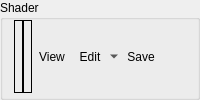
        <widget class="QGroupBox" name="hsShaderGroup">
         <property name="sizePolicy">
          <sizepolicy hsizetype="Preferred" vsizetype="Minimum">
           <horstretch>0</horstretch>
           <verstretch>0</verstretch>
          </sizepolicy>
         </property>
         <property name="title">
          <string>Shader</string>
         </property>
         <layout class="QHBoxLayout" name="horizontalLayout_7">
          <property name="spacing">
           <number>0</number>
          </property>
          <property name="topMargin">
           <number>0</number>
          </property>
          <property name="bottomMargin">
           <number>4</number>
          </property>
          <item>
           <widget class="RDLabel" name="hsShader">
            <property name="sizePolicy">
             <sizepolicy hsizetype="Minimum" vsizetype="MinimumExpanding">
              <horstretch>0</horstretch>
              <verstretch>0</verstretch>
             </sizepolicy>
            </property>
            <property name="frameShape">
             <enum>QFrame::Box</enum>
            </property>
           </widget>
          </item>
          <item>
           <widget class="RDLabel" name="hsShaderDebug">
            <property name="sizePolicy">
             <sizepolicy hsizetype="Minimum" vsizetype="MinimumExpanding">
              <horstretch>0</horstretch>
              <verstretch>0</verstretch>
             </sizepolicy>
            </property>
            <property name="frameShape">
             <enum>QFrame::Box</enum>
            </property>
           </widget>
          </item>
          <item>
           <widget class="QToolButton" name="hsShaderViewButton">
            <property name="cursor">
             <cursorShape>PointingHandCursor</cursorShape>
            </property>
            <property name="toolTip">
             <string>Open Shader Source</string>
            </property>
            <property name="text">
             <string>View</string>
            </property>
            <property name="icon">
             <iconset resource="../../Resources/resources.qrc">
              <normaloff>:/action.png</normaloff>:/action.png</iconset>
            </property>
            <property name="toolButtonStyle">
             <enum>Qt::ToolButtonTextBesideIcon</enum>
            </property>
            <property name="autoRaise">
             <bool>true</bool>
            </property>
           </widget>
          </item>
          <item>
           <widget class="QToolButton" name="hsShaderEditButton">
            <property name="toolTip">
             <string>Edit Shader</string>
            </property>
            <property name="text">
             <string>Edit</string>
            </property>
            <property name="icon">
             <iconset resource="../../Resources/resources.qrc">
              <normaloff>:/page_white_edit.png</normaloff>:/page_white_edit.png</iconset>
            </property>
            <property name="popupMode">
             <enum>QToolButton::MenuButtonPopup</enum>
            </property>
            <property name="toolButtonStyle">
             <enum>Qt::ToolButtonTextBesideIcon</enum>
            </property>
            <property name="autoRaise">
             <bool>true</bool>
            </property>
           </widget>
          </item>
          <item>
           <widget class="QToolButton" name="hsShaderSaveButton">
            <property name="toolTip">
             <string>Save Shader DXBC</string>
            </property>
            <property name="text">
             <string>Save</string>
            </property>
            <property name="icon">
             <iconset resource="../../Resources/resources.qrc">
              <normaloff>:/save.png</normaloff>:/save.png</iconset>
            </property>
            <property name="toolButtonStyle">
             <enum>Qt::ToolButtonTextBesideIcon</enum>
            </property>
            <property name="autoRaise">
             <bool>true</bool>
            </property>
           </widget>
          </item>
          <item>
           <spacer name="hsShaderSpacer">
            <property name="orientation">
             <enum>Qt::Horizontal</enum>
            </property>
            <property name="sizeHint" stdset="0">
             <size>
              <width>0</width>
              <height>0</height>
             </size>
            </property>
           </spacer>
          </item>
         </layout>
        </widget>
